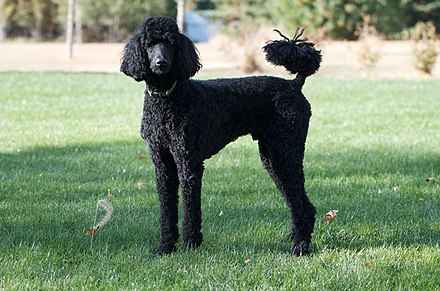
#> input picture dog_images/Poodle.jpg, 440 x 291 px, found by its file name
$ jupyter execute A_dog_breed_intell_size.ipynb
#> lines starting #> are read from the running program, lines starting #| are printed output that depends on the picture
[Pandas Documentation](https://pandas.pydata.org/docs/) <br/>
[How to add border to an image using pillow in python](https://www.educative.io/answers/how-to-add-border-to-an-image-using-pillow-in-python) <br/>
[Python Pandas: Select, SLICE & FILTER Data rows & columns by Index or Conditionals](https://www.youtube.com/watch?v=DCE6t3vNfvM) <br/>
[Python: Pandas Tutorial | Intro to DataFrames: 12 Videos](https://www.youtube.com/watch?v=e60ItwlZTKM&list=PLj8W7XIvO93ozX8eW6YU3lVarO9ogSCal) <br/>
[PIL: Image Module](https://pillow.readthedocs.io/en/stable/reference/Image.html) <br/>
[Best FREE Datasets | Open-Source data for machine learning projects](https://www.youtube.com/watch?v=1aUt8zAG09E)

[cell 1]
import pandas as pd
# import numpy as np
# import seaborn as sns
# import matplotlib.pyplot as plt

[cell 2]
df_dog_breeds=pd.read_csv('A_dog_breeds.csv')
#> (reads A_dog_breeds.csv from the repository)
df_dog_breeds.head()

[cell 3]
df_dog_intell_size=pd.read_csv('A_dog_intell_size.csv')
#> (reads A_dog_intell_size.csv from the repository)
df_dog_intell_size.head()

[cell 4]
df_dog_data = pd.merge(df_dog_breeds, df_dog_intell_size, on= "Breed")
df_dog_data.head()

[cell 5]
df_dog_data.drop(['Height'], axis=1, inplace=True)               # axis=1 is columns    axis = 0 is rows
df_dog_data.head()

[cell 6]
# %pip install pillow

from PIL import Image
from PIL import ImageOps
# from IPython.display import display

poodle = Image.open("dog_images/poodle.jpg")
#> poodle is the input picture: PIL image 440x291 RGB; mean R, G, B 121.2, 140.6, 112.1
display(poodle)

# poodle.thumbnail((256,128))
poodle_border = ImageOps.expand(poodle, border=10, fill='white')
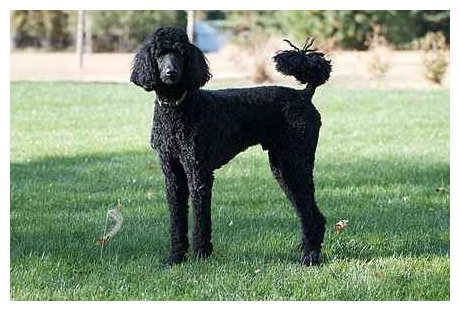
#> poodle_border: PIL image 460x311 RGB; mean R, G, B 135.3, 152.6, 127.1
display(poodle_border)

poodle.thumbnail((256,128))
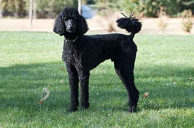
#> poodle: PIL image 194x128 RGB; mean R, G, B 121.2, 140.6, 112.1
poodle_border = ImageOps.expand(poodle, border=10, fill='white')
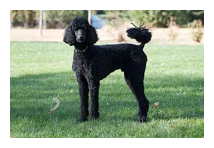
#> poodle_border: PIL image 214x148 RGB; mean R, G, B 150.1, 165.3, 142.9
display(poodle_border)

poodle_border = ImageOps.expand(Image.open("dog_images/poodle.jpg"), border=10, fill='red')
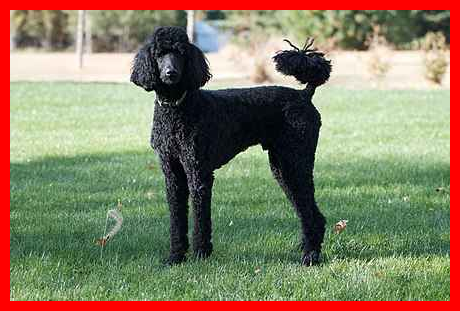
#> poodle_border: PIL image 460x311 RGB; mean R, G, B 135.3, 125.9, 100.3
display(poodle_border)

[cell 7]
from PIL import Image

import matplotlib.pyplot as plt
import numpy as np
from IPython.display import display

poodle = Image.open("dog_images/poodle.jpg")
# img = np.asarray(beagle)
# print(repr(img))

plt.xticks([])
#> (this line was passed over: IPython is not available in this run)
plt.yticks([])
#> (this line was passed over: IPython is not available in this run)
plt.imshow(poodle)
#> (this line was passed over: IPython is not available in this run)
